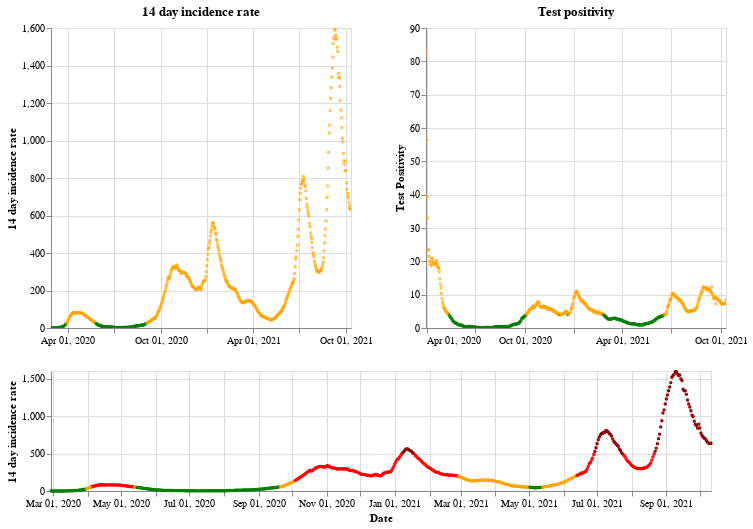

Source (notebook cell):
### Markdown cell above
## Scotland

### Code cell
plot_traffic_light('Scotland')

### Figure 1 — Vega-Lite specification as saved in the notebook (floating-point values rounded to 4 significant figures; data arrays with more than 128 entries replaced by an {"elided": "..."} marker saying what was removed)
{"config": {"view": {"continuousWidth": 400, "continuousHeight": 300}}, "vconcat": [{"hconcat": [{"mark": {"type": "point", "size": 2}, "encoding": {"color": {"condition": {"value": "green", "test": "(datum.twoWeeklyCasesRate <= 25)"}, "value": "orange"}, "tooltip": [{"type": "nominal", "field": "areaName"}, {"type": "temporal", "field": "date"}, {"type": "quantitative", "field": "twoWeeklyCasesRate"}, {"type": "quantitative", "field": "testPositivity"}], "x": {"type": "temporal", "axis": {"title": ""}, "field": "date", "scale": {"domain": {"selection": "DateBrush"}}, "timeUnit": "yearmonthdate"}, "y": {"type": "quantitative", "axis": {"title": "14 day incidence rate"}, "field": "twoWeeklyCasesRate"}}, "title": "14 day incidence rate", "width": 300}, {"mark": {"type": "point", "size": 2}, "encoding": {"color": {"condition": {"value": "green", "test": "(datum.testPositivity <= 4)"}, "value": "orange"}, "tooltip": [{"type": "nominal", "field": "areaName"}, {"type": "temporal", "field": "date"}, {"type": "quantitative", "field": "twoWeeklyCasesRate"}, {"type": "quantitative", "field": "testPositivity"}], "x": {"type": "temporal", "axis": {"title": ""}, "field": "date", "scale": {"domain": {"selection": "DateBrush"}}, "timeUnit": "yearmonthdate"}, "y": {"type": "quantitative", "axis": {"title": "Test Positivity"}, "field": "testPositivity"}}, "title": "Test positivity", "width": 300}]}, {"layer": [{"mark": {"type": "point", "size": 2}, "encoding": {"color": {"condition": {"value": "orange", "test": "(((datum.testPositivity < 4) && (datum.twoWeeklyCasesRate >= 50)) && (datum.twoWeeklyCasesRate < 200))"}, "value": "red"}, "opacity": {"condition": {"value": 1, "test": "((datum.twoWeeklyCasesRate >= 50) && (datum.twoWeeklyCasesRate < 500))"}, "value": 0}, "tooltip": [{"type": "nominal", "field": "areaName"}, {"type": "temporal", "field": "date"}, {"type": "quantitative", "field": "twoWeeklyCasesRate"}, {"type": "quantitative", "field": "testPositivity"}], "x": {"type": "temporal", "axis": {"title": "Date"}, "field": "date", "timeUnit": "yearmonthdate"}, "y": {"type": "quantitative", "axis": {"title": "14 day incidence rate"}, "field": "twoWeeklyCasesRate"}}, "selection": {"DateBrush": {"type": "interval", "encodings": ["x"], "fields": ["Time"]}}}, {"mark": {"type": "point", "size": 2}, "encoding": {"color": {"value": "darkred"}, "opacity": {"condition": {"value": 1, "test": "(datum.twoWeeklyCasesRate >= 500)"}, "value": 0}, "tooltip": [{"type": "nominal", "field": "areaName"}, {"type": "temporal", "field": "date"}, {"type": "quantitative", "field": "twoWeeklyCasesRate"}, {"type": "quantitative", "field": "testPositivity"}], "x": {"type": "temporal", "axis": {"title": "Date"}, "field": "date", "timeUnit": "yearmonthdate"}, "y": {"type": "quantitative", "axis": {"title": "14 day incidence rate"}, "field": "twoWeeklyCasesRate"}}}, {"mark": {"type": "point", "size": 2}, "encoding": {"color": {"condition": {"value": "green", "test": "((datum.testPositivity < 4) && (datum.twoWeeklyCasesRate < 50))"}, "value": "orange"}, "opacity": {"condition": {"value": 1, "test": "(datum.twoWeeklyCasesRate < 50)"}, "value": 0}, "tooltip": [{"type": "nominal", "field": "areaName"}, {"type": "temporal", "field": "date"}, {"type": "quantitative", "field": "twoWeeklyCasesRate"}, {"type": "quantitative", "field": "testPositivity"}], "x": {"type": "temporal", "axis": {"title": "Date"}, "field": "date", "timeUnit": "yearmonthdate"}, "y": {"type": "quantitative", "axis": {"title": "14 day incidence rate"}, "field": "twoWeeklyCasesRate"}}}], "height": 120, "width": 660}], "data": {"name": "data-e82c28c18d5248cb43e47888932e0c7d"}, "$schema": "https://vega.github.io/schema/vega-lite/v4.8.1.json", "datasets": {"data-e82c28c18d5248cb43e47888932e0c7d": {"elided": "592 records"}}}
